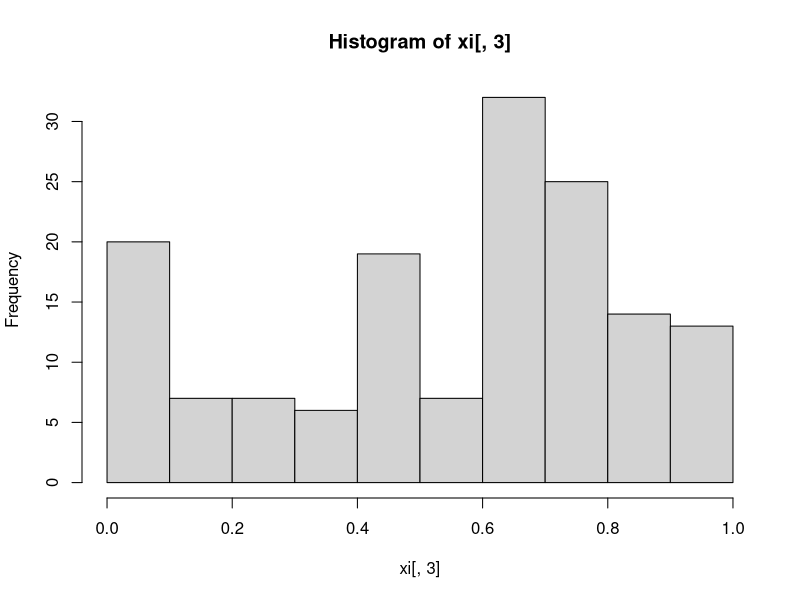

Here is the R script that generated this plot:
#Aurelia Samas Nur Salsabilla
#B2A020049_NIM GANJIL

Additive_RNG<-function(a,z0,c,m,n) {
  xi<-matrix(NA,n,3)
  colnames(xi)<-c("aZ(i-1)+c","Xi","Ui")
  for (i in 1:n)
  {
    xi[i,1]<-(a*z0+c)
    xi[i,2]<-xi[i,1]%%m
    xi[i,3]<-xi[i,2]/m
    z0<-xi[i,2]
  }
  hist(xi[,3])
  View(xi)
}
Additive_RNG(45,21139,437,417,150)

Bernouli_2<-function(n,p) {
  i<-n
  p<-p
  X<-runif(i)
  Y<-(X<=p)+0
  (tabel<-table(Y)/length(Y))
}
Bernouli_2(150, 0.83)